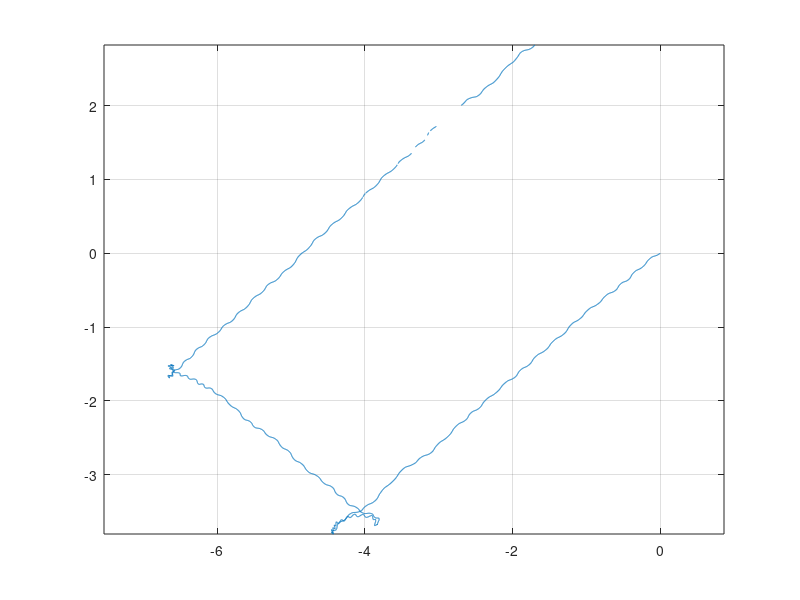

Recreate this plot in MATLAB. (Note: this script raises an error after producing the figure.)
clc;clear;close all

load('mocap_vectorNav_data.mat')

% imu is collected every 0.0005 second
% motion is captured every 0.01 second

plot(mocap.position(1,:),mocap.position(2,:))
axis equal;grid on;hold on
% for i = 1:100
%     quiver(mocap.position(1,i),mocap.position(2,i),0.05*cos(mocap.position(3,i)),0.05*sin(mocap.position(3,i)))
% end
R = eye(3);
v = zeros(3,1);
P = zeros(3,1);
dt = 0.0005;
for i = 1:length(imu.angularVelocity)
    R = rotation_matrix(imu.angularVelocity(:,i),dt);
    v = v+R*imu.linearAcceleration(:,i)*dt;
    P = P+v*dt+0.5*R*imu.linearAcceleration(:,i)*dt^2;
    Traj(:,i) = P;
end
plot(Traj(1,:),Traj(2,:))